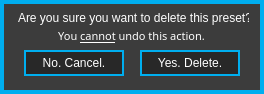
<?xml version="1.0" encoding="UTF-8"?>
<ui version="4.0">
 <class>deleteDialogForm</class>
 <widget class="QWidget" name="deleteDialogForm">
  <property name="geometry">
   <rect>
    <x>0</x>
    <y>0</y>
    <width>264</width>
    <height>94</height>
   </rect>
  </property>
  <property name="windowTitle">
   <string>Delete Preset</string>
  </property>
  <property name="styleSheet">
   <string notr="true">QWidget
{
	background:	 rgb(60, 60, 60);
	border: 4px solid rgb(0,174,239);
}

/* ---------- QLabels ------------*/
QLabel
{
	background:		rgba(0,0,0,0);
	color: 				white;
	font: 				10pt &quot;Futura-Normal&quot;;
	border:				none;
}

QLabel:hover
{
	border:				none;
}  

/*-------QPushButton-------*/
QPushButton
{
	font: 10px &quot;Futura-Normal&quot;;
	color: white;
	border: 2px solid rgb(0, 174, 239);
	background: rgb(20, 20, 20);
}

QPushButton:pressed
{
	background-color: rgb(0, 174, 239);
}

/*-------QToolButton-------*/
QToolButton
{
	font: 10px &quot;Futura-Normal&quot;;
	color: white;
	border: 2px solid rgb(0, 174, 239);
	background: rgb(40, 40, 40);
}

QToolButton:pressed
{
	background-color: rgb(0, 174, 239);
}



/*-------QToolTip-------*/
QToolTip
{
	font: 10px &quot;Futura-Normal&quot;;
	color: rgb(255, 255, 255);
	background: rgba(40, 40, 40, 140);
	border: 1px solid rgb(120, 120, 120);
	padding: 2px;
	width: 22px;
}</string>
  </property>
  <widget class="QLabel" name="label">
   <property name="geometry">
    <rect>
     <x>18</x>
     <y>10</y>
     <width>231</width>
     <height>16</height>
    </rect>
   </property>
   <property name="text">
    <string>&lt;!DOCTYPE HTML PUBLIC &quot;-//W3C//DTD HTML 4.0//EN&quot; &quot;http://www.w3.org/TR/REC-html40/strict.dtd&quot;&gt;
&lt;html&gt;&lt;head&gt;&lt;meta name=&quot;qrichtext&quot; content=&quot;1&quot; /&gt;&lt;style type=&quot;text/css&quot;&gt;
p, li { white-space: pre-wrap; }
&lt;/style&gt;&lt;/head&gt;&lt;body style=&quot; font-family:'Futura-Normal'; font-size:10pt; font-weight:400; font-style:normal;&quot;&gt;
&lt;p style=&quot; margin-top:0px; margin-bottom:0px; margin-left:0px; margin-right:0px; -qt-block-indent:0; text-indent:0px;&quot;&gt;&lt;span style=&quot; font-size:9pt;&quot;&gt;Are you sure you want to delete this preset?&lt;/span&gt;&lt;/p&gt;&lt;/body&gt;&lt;/html&gt;</string>
   </property>
   <property name="alignment">
    <set>Qt::AlignCenter</set>
   </property>
  </widget>
  <widget class="QToolButton" name="cancel">
   <property name="geometry">
    <rect>
     <x>24</x>
     <y>50</y>
     <width>100</width>
     <height>26</height>
    </rect>
   </property>
   <property name="toolTip">
    <string>&quot;I've made a huge mistake.&quot;</string>
   </property>
   <property name="text">
    <string>No. Cancel.</string>
   </property>
  </widget>
  <widget class="QToolButton" name="delete_2">
   <property name="geometry">
    <rect>
     <x>140</x>
     <y>50</y>
     <width>100</width>
     <height>26</height>
    </rect>
   </property>
   <property name="toolTip">
    <string>&quot;Exterminate!&quot;</string>
   </property>
   <property name="text">
    <string>Yes. Delete.</string>
   </property>
  </widget>
  <widget class="QLabel" name="label_2">
   <property name="geometry">
    <rect>
     <x>26</x>
     <y>26</y>
     <width>211</width>
     <height>21</height>
    </rect>
   </property>
   <property name="font">
    <font>
     <family>Futura-Normal</family>
     <pointsize>9</pointsize>
     <weight>50</weight>
     <italic>false</italic>
     <bold>false</bold>
    </font>
   </property>
   <property name="styleSheet">
    <string notr="true">font: 9pt &quot;Futura-Normal&quot;;</string>
   </property>
   <property name="text">
    <string>&lt;!DOCTYPE HTML PUBLIC &quot;-//W3C//DTD HTML 4.0//EN&quot; &quot;http://www.w3.org/TR/REC-html40/strict.dtd&quot;&gt;
&lt;html&gt;&lt;head&gt;&lt;meta name=&quot;qrichtext&quot; content=&quot;1&quot; /&gt;&lt;style type=&quot;text/css&quot;&gt;
p, li { white-space: pre-wrap; }
&lt;/style&gt;&lt;/head&gt;&lt;body style=&quot; font-family:'Futura-Normal'; font-size:9pt; font-weight:400; font-style:normal;&quot;&gt;
&lt;p style=&quot; margin-top:0px; margin-bottom:0px; margin-left:0px; margin-right:0px; -qt-block-indent:0; text-indent:0px;&quot;&gt;&lt;span style=&quot; font-size:8pt;&quot;&gt;You &lt;/span&gt;&lt;span style=&quot; font-size:8pt; text-decoration: underline;&quot;&gt;cannot&lt;/span&gt;&lt;span style=&quot; font-size:8pt;&quot;&gt; undo this action.&lt;/span&gt;&lt;/p&gt;&lt;/body&gt;&lt;/html&gt;</string>
   </property>
   <property name="alignment">
    <set>Qt::AlignCenter</set>
   </property>
  </widget>
 </widget>
 <resources/>
 <connections/>
</ui>
